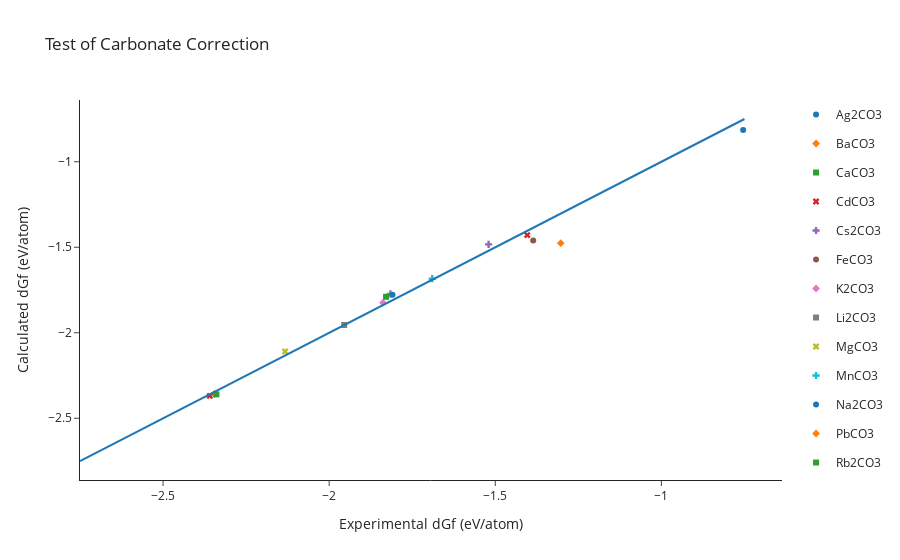

The notebook cell saved with this chart:
### Code cell
energies_calc = []
energies_exp = []
names = []

for e_exp, e_calc in zip(exp_entries, mp_entries):
    energy_exp = e_exp.energy_per_atom
    energy_calc = e_calc.energy_per_atom
    name = e_calc.composition.reduced_formula
    
    energies_exp.append(energy_exp)
    energies_calc.append(energy_calc)
    names.append(name)
    
df = pandas.DataFrame({"x":energies_exp, "y":energies_calc, "name":names})

scatter = px.scatter(df, x="x", y="y", hover_name="name", symbol="name", color="name")
line = px.line(x=[-2.75, -0.75], y=[-2.75, -0.75])

fig = go.Figure(scatter.data + line.data)
fig.update_layout({"title": "Test of Carbonate Correction",
                   "xaxis_title":"Experimental dGf (eV/atom)",
                   "yaxis_title":"Calculated dGf (eV/atom)"})
fig.show()

### Figure 1 — Plotly figure (JSON) as saved in the notebook; plotly's stock layout.template omitted (floating-point values rounded to 4 significant figures)
{"data": [{"hovertemplate": "<b>%{hovertext}</b><br><br>name=Ag2CO3<br>x=%{x}<br>y=%{y}<extra></extra>", "hovertext": ["Ag2CO3"], "legendgroup": "Ag2CO3", "marker": {"color": "#1F77B4", "symbol": "circle"}, "mode": "markers", "name": "Ag2CO3", "orientation": "v", "showlegend": true, "type": "scatter", "x": [-0.7539], "xaxis": "x", "y": [-0.8144], "yaxis": "y"}, {"hovertemplate": "<b>%{hovertext}</b><br><br>name=BaCO3<br>x=%{x}<br>y=%{y}<extra></extra>", "hovertext": ["BaCO3"], "legendgroup": "BaCO3", "marker": {"color": "#FF7F0E", "symbol": "diamond"}, "mode": "markers", "name": "BaCO3", "orientation": "v", "showlegend": true, "type": "scatter", "x": [-2.346], "xaxis": "x", "y": [-2.358], "yaxis": "y"}, {"hovertemplate": "<b>%{hovertext}</b><br><br>name=CaCO3<br>x=%{x}<br>y=%{y}<extra></extra>", "hovertext": ["CaCO3"], "legendgroup": "CaCO3", "marker": {"color": "#2CA02C", "symbol": "square"}, "mode": "markers", "name": "CaCO3", "orientation": "v", "showlegend": true, "type": "scatter", "x": [-2.339], "xaxis": "x", "y": [-2.36], "yaxis": "y"}, {"hovertemplate": "<b>%{hovertext}</b><br><br>name=CdCO3<br>x=%{x}<br>y=%{y}<extra></extra>", "hovertext": ["CdCO3"], "legendgroup": "CdCO3", "marker": {"color": "#D62728", "symbol": "x"}, "mode": "markers", "name": "CdCO3", "orientation": "v", "showlegend": true, "type": "scatter", "x": [-1.404], "xaxis": "x", "y": [-1.429], "yaxis": "y"}, {"hovertemplate": "<b>%{hovertext}</b><br><br>name=Cs2CO3<br>x=%{x}<br>y=%{y}<extra></extra>", "hovertext": ["Cs2CO3"], "legendgroup": "Cs2CO3", "marker": {"color": "#9467BD", "symbol": "cross"}, "mode": "markers", "name": "Cs2CO3", "orientation": "v", "showlegend": true, "type": "scatter", "x": [-1.816], "xaxis": "x", "y": [-1.773], "yaxis": "y"}, {"hovertemplate": "<b>%{hovertext}</b><br><br>name=FeCO3<br>x=%{x}<br>y=%{y}<extra></extra>", "hovertext": ["FeCO3"], "legendgroup": "FeCO3", "marker": {"color": "#8C564B", "symbol": "circle"}, "mode": "markers", "name": "FeCO3", "orientation": "v", "showlegend": true, "type": "scatter", "x": [-1.386], "xaxis": "x", "y": [-1.461], "yaxis": "y"}, {"hovertemplate": "<b>%{hovertext}</b><br><br>name=K2CO3<br>x=%{x}<br>y=%{y}<extra></extra>", "hovertext": ["K2CO3"], "legendgroup": "K2CO3", "marker": {"color": "#E377C2", "symbol": "diamond"}, "mode": "markers", "name": "K2CO3", "orientation": "v", "showlegend": true, "type": "scatter", "x": [-1.838], "xaxis": "x", "y": [-1.824], "yaxis": "y"}, {"hovertemplate": "<b>%{hovertext}</b><br><br>name=Li2CO3<br>x=%{x}<br>y=%{y}<extra></extra>", "hovertext": ["Li2CO3"], "legendgroup": "Li2CO3", "marker": {"color": "#7F7F7F", "symbol": "square"}, "mode": "markers", "name": "Li2CO3", "orientation": "v", "showlegend": true, "type": "scatter", "x": [-1.955], "xaxis": "x", "y": [-1.955], "yaxis": "y"}, {"hovertemplate": "<b>%{hovertext}</b><br><br>name=MgCO3<br>x=%{x}<br>y=%{y}<extra></extra>", "hovertext": ["MgCO3"], "legendgroup": "MgCO3", "marker": {"color": "#BCBD22", "symbol": "x"}, "mode": "markers", "name": "MgCO3", "orientation": "v", "showlegend": true, "type": "scatter", "x": [-2.133], "xaxis": "x", "y": [-2.109], "yaxis": "y"}, {"hovertemplate": "<b>%{hovertext}</b><br><br>name=MnCO3<br>x=%{x}<br>y=%{y}<extra></extra>", "hovertext": ["MnCO3"], "legendgroup": "MnCO3", "marker": {"color": "#17BECF", "symbol": "cross"}, "mode": "markers", "name": "MnCO3", "orientation": "v", "showlegend": true, "type": "scatter", "x": [-1.69], "xaxis": "x", "y": [-1.684], "yaxis": "y"}, {"hovertemplate": "<b>%{hovertext}</b><br><br>name=Na2CO3<br>x=%{x}<br>y=%{y}<extra></extra>", "hovertext": ["Na2CO3"], "legendgroup": "Na2CO3", "marker": {"color": "#1F77B4", "symbol": "circle"}, "mode": "markers", "name": "Na2CO3", "orientation": "v", "showlegend": true, "type": "scatter", "x": [-1.809], "xaxis": "x", "y": [-1.778], "yaxis": "y"}, {"hovertemplate": "<b>%{hovertext}</b><br><br>name=PbCO3<br>x=%{x}<br>y=%{y}<extra></extra>", "hovertext": ["PbCO3"], "legendgroup": "PbCO3", "marker": {"color": "#FF7F0E", "symbol": "diamond"}, "mode": "markers", "name": "PbCO3", "orientation": "v", "showlegend": true, "type": "scatter", "x": [-1.303], "xaxis": "x", "y": [-1.476], "yaxis": "y"}, {"hovertemplate": "<b>%{hovertext}</b><br><br>name=Rb2CO3<br>x=%{x}<br>y=%{y}<extra></extra>", "hovertext": ["Rb2CO3"], "legendgroup": "Rb2CO3", "marker": {"color": "#2CA02C", "symbol": "square"}, "mode": "markers", "name": "Rb2CO3", "orientation": "v", "showlegend": true, "type": "scatter", "x": [-1.829], "xaxis": "x", "y": [-1.79], "yaxis": "y"}, {"hovertemplate": "<b>%{hovertext}</b><br><br>name=SrCO3<br>x=%{x}<br>y=%{y}<extra></extra>", "hovertext": ["SrCO3"], "legendgroup": "SrCO3", "marker": {"color": "#D62728", "symbol": "x"}, "mode": "markers", "name": "SrCO3", "orientation": "v", "showlegend": true, "type": "scatter", "x": [-2.359], "xaxis": "x", "y": [-2.369], "yaxis": "y"}, {"hovertemplate": "<b>%{hovertext}</b><br><br>name=ZnCO3<br>x=%{x}<br>y=%{y}<extra></extra>", "hovertext": ["ZnCO3"], "legendgroup": "ZnCO3", "marker": {"color": "#9467BD", "symbol": "cross"}, "mode": "markers", "name": "ZnCO3", "orientation": "v", "showlegend": true, "type": "scatter", "x": [-1.52], "xaxis": "x", "y": [-1.483], "yaxis": "y"}, {"hovertemplate": "x=%{x}<br>y=%{y}<extra></extra>", "legendgroup": "", "line": {"color": "#1F77B4", "dash": "solid"}, "marker": {"symbol": "circle"}, "mode": "lines", "name": "", "orientation": "v", "showlegend": false, "type": "scatter", "x": [-2.75, -0.75], "xaxis": "x", "y": [-2.75, -0.75], "yaxis": "y"}], "layout": {"title": {"text": "Test of Carbonate Correction"}, "xaxis": {"title": {"text": "Experimental dGf (eV/atom)"}}, "yaxis": {"title": {"text": "Calculated dGf (eV/atom)"}}}}
